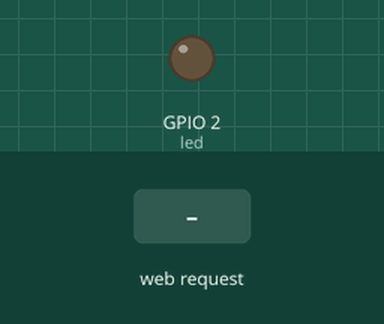
The sketch below on a simulated ESP8266 (NodeMCU). On the bench: output pins drawn as LEDs (lit = HIGH). The test bench sets the inputs (shaded band). WiFi joins after 1.5 s; servers stay silent unless stated; what the sketch prints to the serial monitor is not drawn.

Above: at 2.7 s.
2.8 s: HTTP request GET /off received
At 3.9 s:
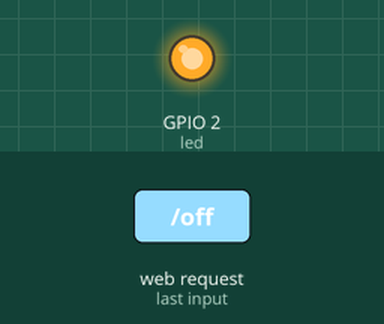
4.3 s: HTTP request GET /on received
At 5.1 s:
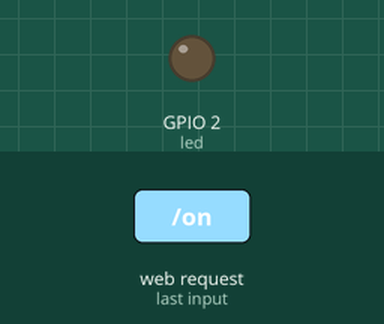
Timing chart, 0 to 7.3 s (numbered marks = the images above; inputs shaded):
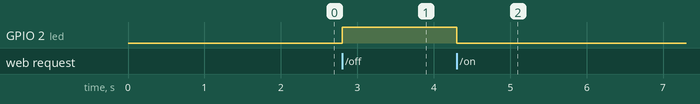

The sketch:

esp8266webserver_basic.ino
```cpp
#include <ESP8266WiFi.h>
#include <WiFiManager.h>
#include <ESP8266WebServer.h>

#define led 2
ESP8266WebServer server(80);
WiFiManager wfmn;
void setup()
{
  Serial.begin(115200);
  pinMode(led,OUTPUT);

  wfmn.resetSettings();
  wfmn.autoConnect("TTC Building","88888888");
  Serial.println(WiFi.localIP());

  server.on("/on",onLed);
  server.on("/off",offLed);
  server.begin();
}
void loop()
{
  server.handleClient();
}

void onLed()
{
  server.send(200);
  digitalWrite(led,0);
}
void offLed()
{
  server.send(200,"text/plain","off");
  digitalWrite(led,1);
}
```

Measured:
- after the input at 2.8 s, GPIO 2 (led): LOW → HIGH at once
- after the input at 4.3 s, GPIO 2 (led): HIGH → LOW at once
